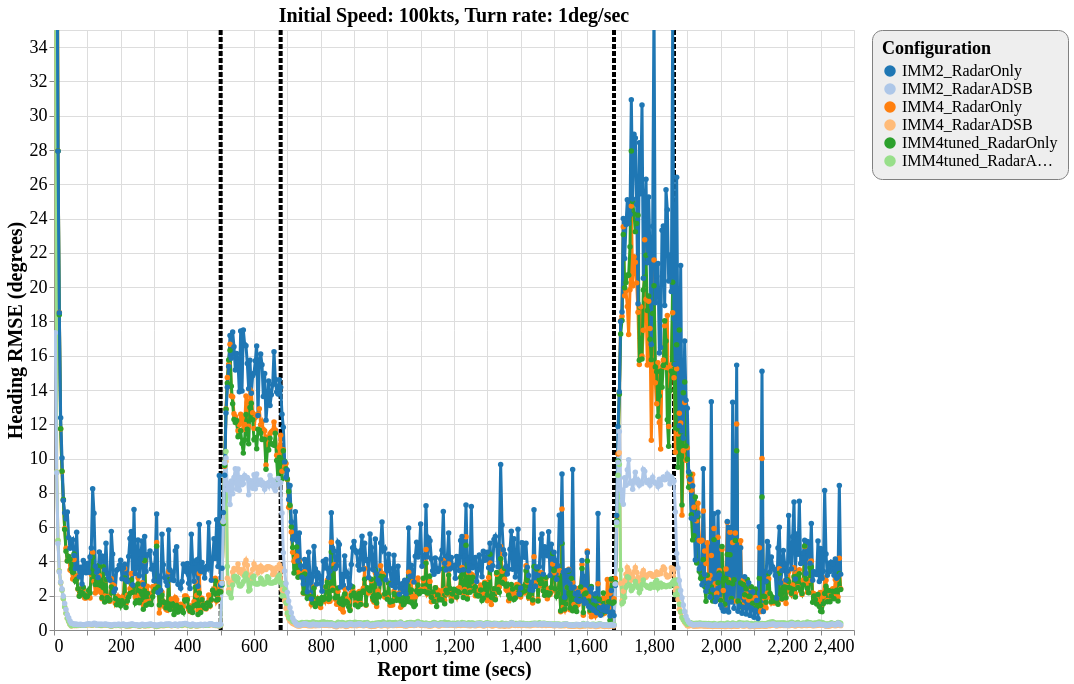

Specify this chart in Vega-Lite:
### Vega-Lite specification from a JSON file in a GitHub repository (floating-point values rounded to 4 significant figures; data arrays with more than 128 entries replaced by an {"elided": "..."} marker saying what was removed)
{"config": {"view": {"continuousWidth": 800, "continuousHeight": 600}, "axisX": {"labelFontSize": 18, "titleFontSize": 20}, "axisY": {"labelFontSize": 18, "titleFontSize": 20}, "font": "Times New Roman", "legend": {"cornerRadius": 10, "fillColor": "#EEEEEE", "labelFontSize": 16, "padding": 10, "strokeColor": "gray", "titleFontSize": 18}, "title": {"fontSize": 20}}, "layer": [{"data": {"name": "data-bc77fb052a7a140736461ea08f2d2a3c"}, "mark": {"type": "rule", "strokeDash": [5, 2], "strokeWidth": 4}, "encoding": {"color": {"type": "nominal", "field": "color", "scale": null}, "x": {"type": "quantitative", "field": "tt"}}}, {"data": {"name": "data-53229d66a516d9bd6398ead84cfcfb5c"}, "mark": {"type": "line", "point": true, "strokeWidth": 3}, "encoding": {"color": {"type": "ordinal", "field": "config", "scale": {"scheme": "category20"}, "sort": ["IMM2_RadarOnly", "IMM2_RadarADSB", "IMM4_RadarOnly", "IMM4_RadarADSB", "IMM4tuned_RadarOnly", "IMM4tuned_RadarADSB"], "title": "Configuration"}, "x": {"type": "quantitative", "field": "time", "title": "Report time (secs)"}, "y": {"type": "quantitative", "field": "rmse_hdg", "scale": {"domain": [0, 35], "zero": false}, "title": "Heading RMSE (degrees)"}}, "selection": {"selector141": {"type": "interval", "bind": "scales", "encodings": ["x", "y"]}}, "title": "Initial Speed: 100kts, Turn rate: 1deg/sec"}], "$schema": "https://vega.github.io/schema/vega-lite/v4.8.1.json", "datasets": {"data-bc77fb052a7a140736461ea08f2d2a3c": [{"tt": 500, "color": "black"}, {"tt": 680, "color": "black"}, {"tt": 1680, "color": "black"}, {"tt": 1860, "color": "black"}], "data-53229d66a516d9bd6398ead84cfcfb5c": {"elided": "3539 records"}}}
